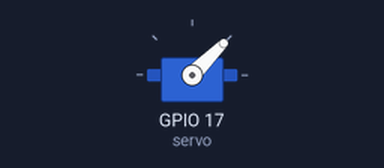
A program run on a simulated Raspberry Pi (BCM pin numbers). On the bench: servo. Servo angles are drawn from the pulse width (0.5 ms = 0°, 2.5 ms = 180°).

Above: at 0.05 s.
At 3.0 s:
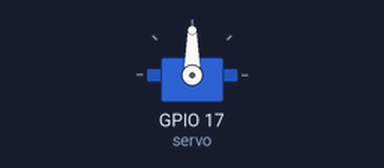
At 6.0 s:
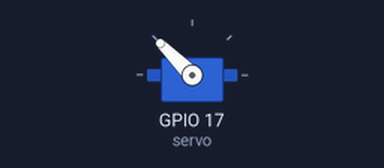
Timing chart, 0 to 7.8 s (numbered marks = the images above):
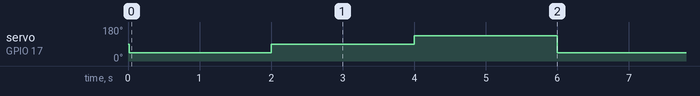

The program:

servo_motor.py
```python
#!/usr/bin/python
"""
 Author :Dharmendra Kumar Yadav
 this code is used control the single Servo motor using the RPI2w Zero

"""
from gpiozero import Servo
from time import sleep

servo = Servo(17)

while True:
    servo.min()
    sleep(2)
    servo.mid()
    sleep(2)
    servo.max()
    sleep(2)
```

Measured:
- by itself, servo on GPIO 17 (servo): repeats every 6.0 s: 90° 2.0 s, 135° 2.0 s, 45° 2.0 s
